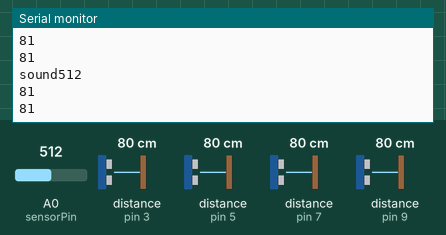
Simulated run of this sketch. Board: Arduino Leonardo, built with avr-gcc and run on an emulated ATmega32U4. On the bench: the last lines printed to the serial monitor. The inputs (shaded band) are chosen by the test bench; at power-on: distance to the obstacle (sensors on pin 3, pin 5, pin 7, pin 9) 80 cm, A0 (sensorPin) = 512. The echo pulse lasts 58.3 µs per cm; USB keyboard and mouse output is not drawn.

Above: at 1.2 s.
1.3 s: distance to the obstacle (sensor on pin 3) set to 2 cm
At 2.1 s:
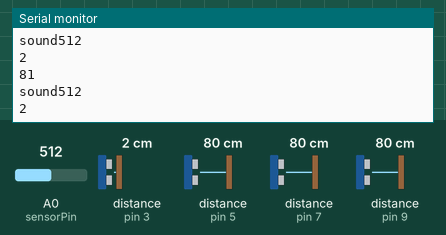
2.8 s: distance to the obstacle (sensor on pin 5) set to 18 cm
At 3.9 s:
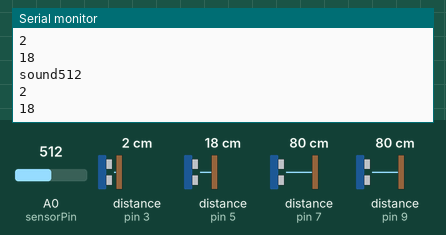
5.8 s: A0 (sensorPin) set to 390
At 6.3 s:
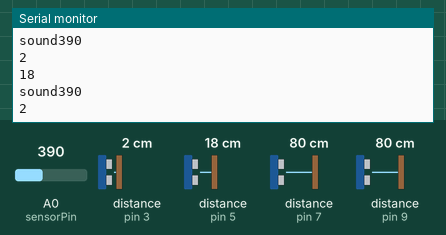
7.3 s: distance to the obstacle (sensor on pin 3) set to 4 cm
At 7.9 s:
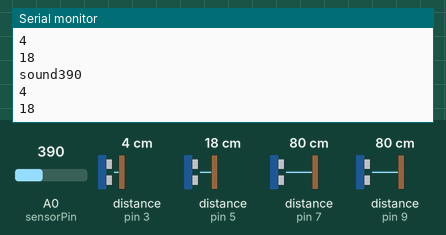
8.8 s: distance to the obstacle (sensor on pin 5) set to 9 cm
At 9.5 s:
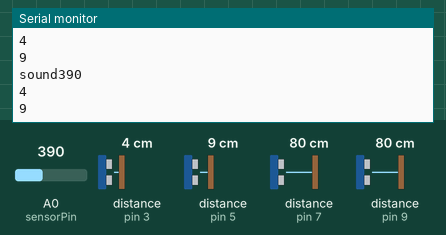
10.3 s: A0 (sensorPin) set to 410
At 11.4 s:
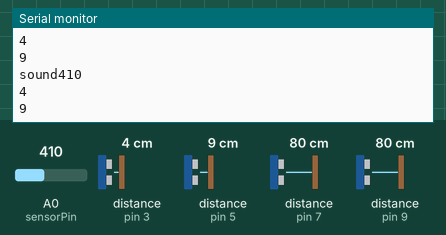
Timing chart, 0 to 12.8 s (numbered marks = the images above; inputs shaded):
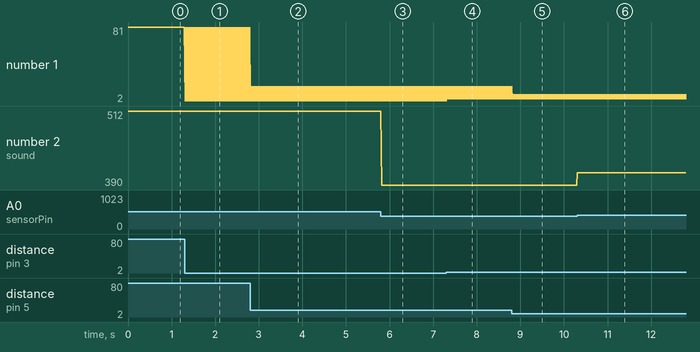

Measured:
- after the input at 1.3 s, the serial monitor: prints a new line at once (image 1)
- after the input at 2.8 s, the serial monitor: prints a new line at once (image 2)
- after the input at 5.8 s, the serial monitor: prints a new line at once (image 3)
- after the input at 7.3 s, the serial monitor: prints a new line at once (image 4)
- after the input at 8.8 s, the serial monitor: prints a new line at once (image 5)
- after the input at 10.3 s, the serial monitor: prints a new line at once (image 6)
- plotted number 1: 81 → 18 after the input at 2.8 s, 18 → 9 after the input at 8.8 s
- plotted number 2: 512 → 390 after the input at 5.8 s, 390 → 410 after the input at 10.3 s

The sketch:

Sound_Distance.ino
```cpp
#include <NewPing.h>
#include <Keyboard.h>
#define trigPin1 2
#define echoPin1 3
#define trigPin2 4
#define echoPin2 5
#define trigPin3 6
#define echoPin3 7
#define trigPin4 8
#define echoPin4 9
#define maxDistance 400
#define sensorPin A0

NewPing sonar1( trigPin1, echoPin1, maxDistance);
NewPing sonar2( trigPin2, echoPin2, maxDistance);
NewPing sonar3( trigPin3, echoPin3, maxDistance);
NewPing sonar4( trigPin4, echoPin4, maxDistance);
void setup() {
  pinMode(sensorPin, INPUT);
  Serial.begin( 9600 );
  Keyboard.begin();

}

void loop() {
  int val = analogRead(sensorPin);
    Serial.print("sound");
    Serial.println(val);

 Serial.println( sonar1.ping_cm() );
 Serial.println( sonar2.ping_cm() );
 //delay(100);
 int a = sonar1.ping_cm();
  if (a <= 20 && a != 0) {
    Keyboard.press('z');
    Keyboard.releaseAll();
     }
 int b = sonar2.ping_cm();
   if (b <= 20 && b != 0) {
    Keyboard.press('x');
    Keyboard.releaseAll();
     }
 int c = sonar3.ping_cm();
   if (c <= 20 && c != 0) {
    Keyboard.press('c');
    Keyboard.releaseAll();
     }
  int d = sonar4.ping_cm();
   if (d <= 20 && d != 0) {
    Keyboard.press('v');
    Keyboard.releaseAll();
     }
 if(val>50&&val<200){
   Keyboard.write('f');
  }
  }
```
